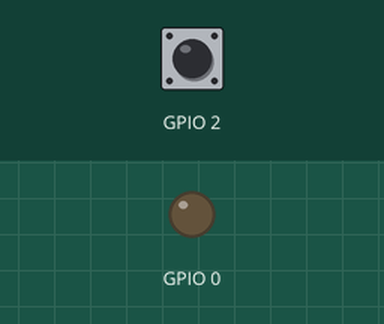
Simulated run of this sketch. Board: ESP32. On the bench: output pins drawn as LEDs (lit = HIGH). The test bench sets the inputs (shaded band); at power-on: GPIO 2 HIGH. WiFi joins after 1.5 s; servers stay silent unless stated; what the sketch prints to the serial monitor is not drawn.

Above: at 7.8 s.
7.9 s: GPIO 2 pulled LOW for 0.35 s
At 8.25 s:
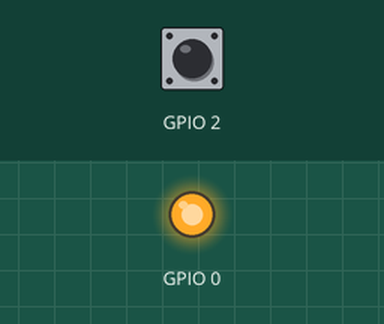
9.9 s: GPIO 2 pulled LOW for 3.2 s
At 14.4 s:
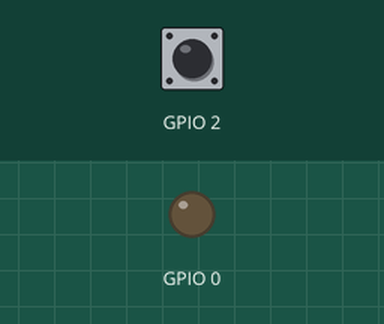
Timing chart, 0 to 15.9 s (numbered marks = the images above; inputs shaded):
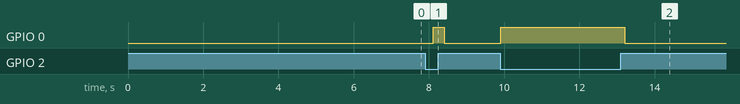

The sketch:

DS14_LED_Count_When_Bright_to_Line.ino
```cpp
/*
   LED Count When Bright to Line
   modified for esp32 on January 2020
   modified by Digital Siam
*/
int x1=0;
int x=0;
int cnt=0;
#include <TridentTD_LineNotify.h>
#define SSID        "WIFI"
#define PASSWORD    "PASSWORD"
#define LINE_TOKEN  "TOKEN"
void setup(){
 Serial.begin(115200);
 Serial.println(LINE.getVersion());
  WiFi.begin(SSID, PASSWORD);
    Serial.printf("WiFi connecting to %s\n",  SSID);
  while(WiFi.status() != WL_CONNECTED) { Serial.print("."); delay(400); }
  Serial.printf("\nWiFi connected\nIP : ");
  Serial.println(WiFi.localIP());

 pinMode(2,INPUT_PULLUP);
 delay(5000);
 Serial.println("program DS15");
 Serial.println("LED Count When Dark to Line");
 Serial.println("modified for esp8266");
 Serial.println("modified by Digital Siam");
 pinMode(0,OUTPUT);
}

void loop(){
   LINE.setToken(LINE_TOKEN);
 digitalWrite(0, LOW);
 int a = digitalRead(2);
 Serial.println(a);

if (a == 0){
  x = 0;
  }
  else {
    x = 1;
  }
  if (x == 0){
     digitalWrite(0, HIGH);
  }

if(x>x1){
  cnt++;
  LINE.notify("สว่างครั้งที่ = "+(String)cnt);
  Serial.println("สว่างครั้งที่ = "+(String)cnt);
 }
 x1=x;


 delay(300);

}
```

Measured:
- after the input at 7.9 s, GPIO 0: LOW → HIGH after 0.21 s, → LOW 0.30 s later
- after the input at 9.9 s, GPIO 0: LOW → HIGH at once, → LOW 3.3 s later
